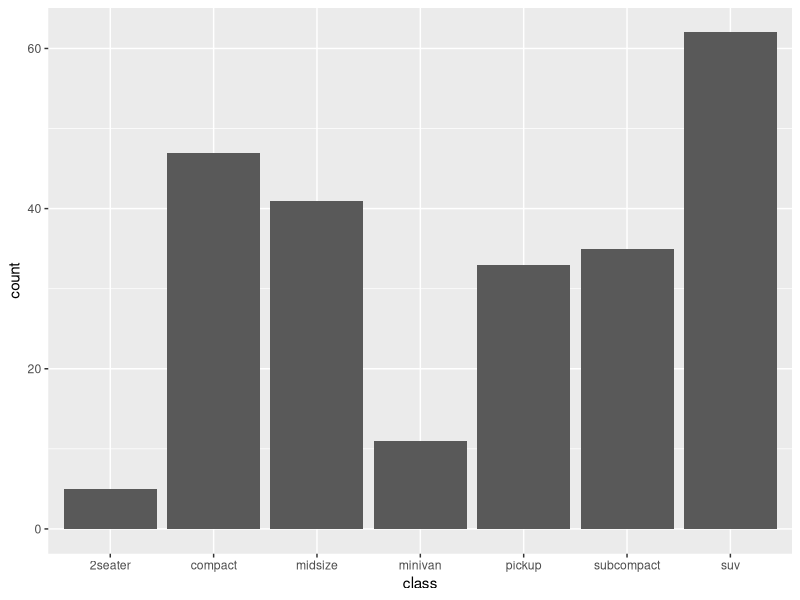

Write R code to recreate this figure.
### Statistical summaries

library(tidyverse)

# geom_bar()
ggplot(
  data = mpg,
  mapping = aes(x = class)
) +
  geom_bar()
